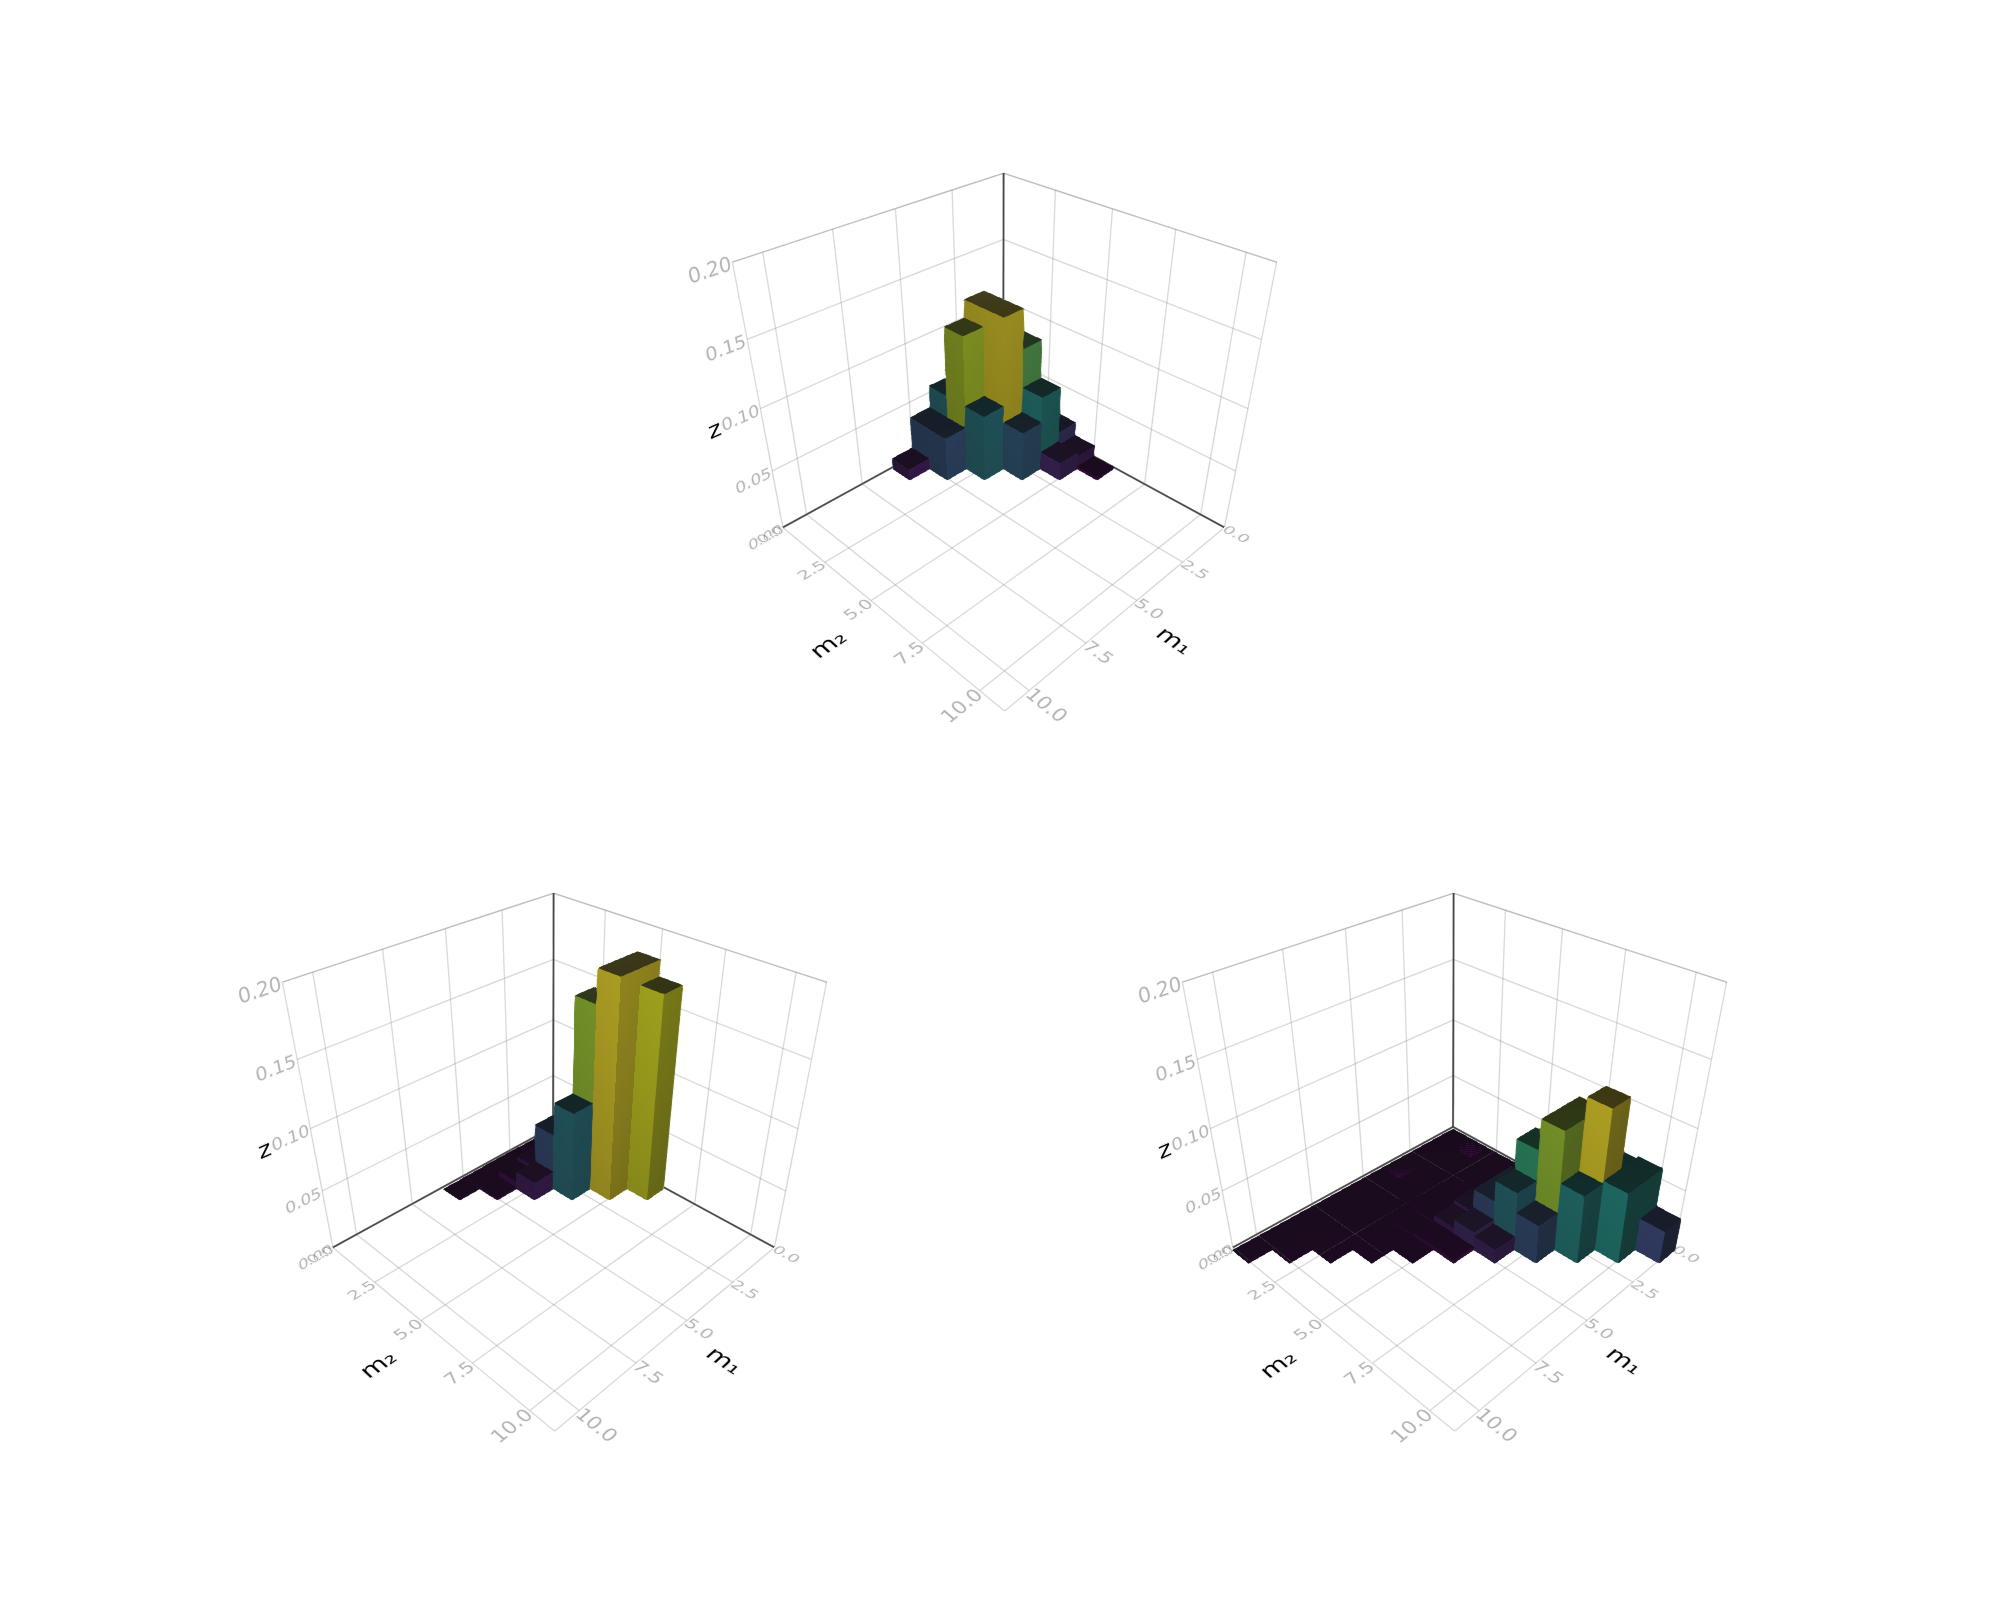

Source code (Julia):
using Printf
#using Plots
using Makie
using AbstractPlotting

K = 3

function multinomial_distribution(M, π, mk)
  val = factorial(M)
  for i in 1:length(mk)
    val *= π[i]^mk[i] / factorial(mk[i])
  end
  return val
end

function get_bardata(M, π)
  Multi = zeros(M+1, M+1)
  for m1 in 0:M
    for m2 in 0:(M-m1)
      m3 = M - (m1+m2)
      if m3 >= 0
        val  = multinomial_distribution(M, π, [m1,m2,m3])
        Multi[m1+1, m2+1] = val
      end
    end
  end
  return Multi
end


function plot_multinomiral(scene, mplot, scale_factor) 
	markersize = Vec3f0.(1,1, -vec(mplot))
	color=vec(mplot/maximum(mplot)) 
	mplot[mplot .== 0] .= NaN
	
	meshscatter!(scene, x,y,mplot,
	    limits = limits,
	    marker = marker,
	    markersize = markersize,
	    color = color,
	    )
	
	axis = scene[Axis]
	axis[:names][:axisnames] = ("m_1", "m_2", "z")
	tstyle = axis[:names] # or just get the nested attributes and work directly with them
	tstyle[:textsize] = 400
	axis[:ticks][:textsize] = (300,300,300)

	scale!(scene, 1,1,scale_factor)
end

scene = Scene(resolution=(2000,1600))
# makie layout section
margins = map(pixelarea(scene)) do hh
    xmargin = 0.05*hh.widths[1]
    ymargin = 0.05*hh.widths[2]
    Point2f0(xmargin, ymargin)
end
area1 = map(pixelarea(scene)) do hh
    xmargin = margins[][1]
    ymargin = margins[][2]
    height = (hh.widths[2]-2*ymargin)/2
    width = (hh.widths[1]-2*xmargin)
    IRect(xmargin, ymargin+height, width, height)
end
area2 = map(pixelarea(scene)) do hh
    xmargin = margins[][1]
    ymargin = margins[][2]
    height = (hh.widths[2]-2*ymargin)/2
    width = (hh.widths[1]-2*xmargin)/2
    IRect(xmargin, ymargin, width, height)
end
area3 = map(pixelarea(scene)) do hh
    xmargin = margins[][1]
    ymargin = margins[][2]
    height = (hh.widths[2]-2*ymargin)/2
    width = (hh.widths[1]-2*xmargin)/2
    IRect(xmargin+width, ymargin, width, height)
end

# instantiate scene on each layout
scene1 = Scene(scene, area1)
scene2 = Scene(scene, area2)
scene3 = Scene(scene, area3)

## layout 1 ##
M = 5
π= [0.4, 0.3, 0.3]
Multi = get_bardata(M, π)
Multi_plot = zeros(11,11)
Multi_plot[1:M+1, 1:M+1] = Multi
plot_multinomiral(scene1, Multi_plot, 50)

## layout 2 ##
M = 5
π= [0.15, 0.7, 0.15]
Multi = get_bardata(M, π)
Multi_plot = zeros(11,11)
Multi_plot[1:M+1, 1:M+1] = Multi
plot_multinomiral(scene2, Multi_plot, 50)

## layout 3 ##
M = 10
π= [0.15, 0.7, 0.15]
Multi = get_bardata(M, π)
Multi_plot = zeros(11,11)
Multi_plot[1:M+1, 1:M+1] = Multi
plot_multinomiral(scene3, Multi_plot, 50)



scene
Makie.save("fig_2_4..png", scene)
